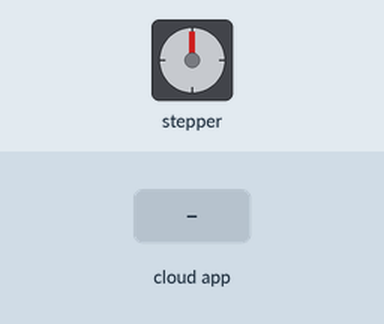
This sketch was run on a simulated Arduino Mega 2560, built with avr-gcc and run on an emulated ATmega2560. Parts: stepper motor. The inputs (shaded band) are chosen by the test bench. The ROS host is connected and sends only what is stated; stepper angles assume 200 steps per turn.

Above: at 1.2 s.
1.3 s: the phone or cloud app sets jointString to 1
At 1.78 s:
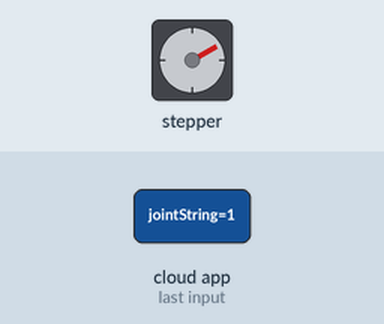
4.3 s: the phone or cloud app sets jointString to 0
At 5.5 s:
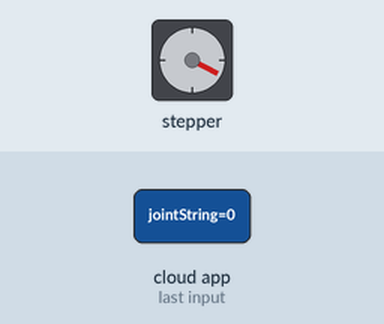
5.8 s: the phone or cloud app sets jointString to 1
At 6.28 s:
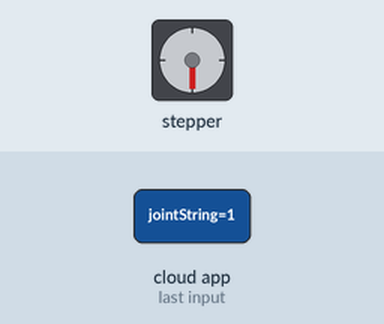
Timing chart, 0 to 17.8 s (numbered marks = the images above; inputs shaded):
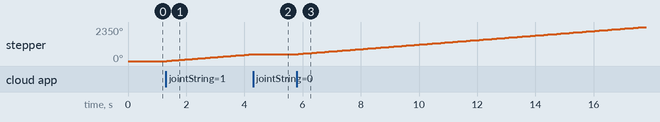

The sketch:

teleop_testing.ino
```cpp
#include <Wire.h>
#include <AccelStepper.h>
#include <ros.h>
#include <std_msgs/String.h>

// |====== ___IMPORTANT___ =====| //
const int totalMotors = 3;
String jointNames[6] = {"Base", "Shoulder Joint", "Elbow Joint", "Lower Wrist Joint", " Upper Wrist Joint", "Suction Joint"};
// |============================| //

//int pose{6} = []


// ----------- Motor Parameter Variables  ----------- //
int dirPin[totalMotors]   = {22,24,42};//,26,28,30,32};
int stepPin[totalMotors]  = {23,25,43};//,27,29,31,33};
int stepSize[totalMotors] = {70,70,70};//,100,10,10,10};
int motorInterfaceType = 1;
int maxSpeed = 3000;
int maxAccel = 600;

AccelStepper stepper[totalMotors] = {

    AccelStepper(motorInterfaceType, stepPin[0], dirPin[0])
  , AccelStepper(motorInterfaceType, stepPin[1], dirPin[1])
  , AccelStepper(motorInterfaceType, stepPin[2], dirPin[2])
//  , AccelStepper(motorInterfaceType, stepPin[3], dirPin[3])
//  , AccelStepper(motorInterfaceType, stepPin[4], dirPin[4])
//  , AccelStepper(motorInterfaceType, stepPin[5], dirPin[5])

};

// ----------- Limit Switch/Homing Parameter Variables  ----------- //
// int limitSwitch[totalMotors] = {13};
// int homeDir[totalMotors] = {1}; // -1 -> Left ; 1 -> Right
// int homeAngle = 10;
// int errorCorrectionAngle = 10;

// ----------- Magnetic Sensor Variables ----------- //
// word highbyte;
// int quadrantNumber, previousquadrantNumber;
// int flag = 1;
// int rawAngle;
// int magnetStatus = 0;
// int lowbyte;
// float degAngle;
// float numberofTurns = 0;
// float correctedAngle = 0;
// float startAngle = 0;
// float totalAngle = 0;
// float previoustotalAngle = 0;

// ----------- Error Connection Variables  ----------- //
// int motorToDiscRotation = {6840};         // how many times a motor will rotate to rotate disc full 360 degree
// int discPerRotation[totalMotors] = {360}; // Encoder Value to rotate disc 1 degree
 int actualValue[totalMotors] = {0};             // -_ provide in degree
 int desireValue[6] = {0,0,0,0,0,0};     // -
// int errorTolerance = 3;                   // encoder value


// ----------- ROS Setup  ----------- //
int curntMotor = 0;

ros::NodeHandle nh;
std_msgs::String str_msg, msg;


void subCallback(const std_msgs::String &msg)
{

  String data = msg.data;
  int msg_data = data.length();
  curntMotor = 0 ;

  for (int msg_length = 0; msg_length < 11; msg_length++)
  {
//    String ran = String(data[msg_length]);
//    char my_string[50];
//    ran.toCharArray(my_string, 50);

    if (msg.data[msg_length] == ',')
    {
       // do nothing
       nh.loginfo("comma");
    }

    else
    {
//      desireValue[curntMotor] = my_string-'0' ;
      if (msg.data[msg_length] == '0') {desireValue[curntMotor]= 0;}
      if (msg.data[msg_length] == '1') {desireValue[curntMotor]= 1;}
      if (msg.data[msg_length] == '2') {desireValue[curntMotor]= -1;}

      nh.loginfo("value");

      curntMotor++;
    }

  }
}

ros::Subscriber<std_msgs::String> sub("jointString", &subCallback );


void setup()
{

  nh.initNode();
  nh.subscribe(sub);
  // ----------- Magnetic Sensor  Parameter Setup ----------- //
  Wire.begin();
  Wire.setClock(800000L);


//  Serial.println("---- Encoder Configuration Starting ---- ");
//  for (int curntMotor = 0; curntMotor < totalMotors; curntMotor++)
//  {
//    Serial.print(jointNames[curntMotor]);
//    Serial.print(" - Encoder : checkMagnentPresence");
//    checkMagnetPresence();
//    Serial.println(" - Done ");
//  }

  // ----------- Motor Parameter Setup ----------- //
  for (int curntMotor = 0; curntMotor < totalMotors; curntMotor++)
  {
    stepper[curntMotor].setMaxSpeed(maxSpeed);
    stepper[curntMotor].setAcceleration(maxAccel);
  }

  // ----------- Homing  ----------- //

  // syncBot() ;
//  ReadRawAngle();
//  startAngle = degAngle;
}

void loop()
{

//  ReadRawAngle();
//  correctAngle();
//  checkQuadrant();
//  actualValue[0] = totalAngle;
//  int error = (actualValue[0]) - (desireValue[0]);
//  Serial.println("--------------------------");
//  Serial.print("Current Encoder Value : ");
//  Serial.println(actualValue[0]);
//  Serial.print("Desired Encoder Value :");
//  Serial.println(desireValue[0]);
//  Serial.print("Error : ");
//  Serial.println(error);
//  Serial.println("--------------------------");
 for (int curntMotor = 0 ; curntMotor<totalMotors; curntMotor++){
  if (desireValue[curntMotor] == 1 ){ //clockwise

      long targetPosition = stepper[curntMotor].currentPosition() + stepsForDegrees(stepSize[curntMotor]) ;
      stepper[curntMotor].moveTo(targetPosition);
      stepper[curntMotor].runToPosition();
//      desireValue[curntMotor] = 0 ;
      nh.spinOnce();
  }
    if (desireValue[curntMotor] == 0 ){  //halt

      long targetPosition = stepper[curntMotor].currentPosition() + stepsForDegrees(0) ;
      stepper[curntMotor].moveTo(targetPosition);
      stepper[curntMotor].runToPosition();
//      desireValue[curntMotor] = 0 ;
      nh.spinOnce();
  }
    if (desireValue[curntMotor] == -1 ){  //anti-clockwise

      long targetPosition = stepper[curntMotor].currentPosition() + stepsForDegrees(stepSize[curntMotor]*-1) ;
      stepper[curntMotor].moveTo(targetPosition);
      stepper[curntMotor].runToPosition();
//      desireValue[curntMotor] = 0 ;
      nh.spinOnce();
  }
 }

//  if (abs(error) >= 3)
//  {
//      nh.loginfo("reaaching here");
////    int dir = error / abs(error);
//    long targetPosition = stepper[0].currentPosition() + stepsForDegrees(1) ;
//    //   stepper[0].setDirection(e rror/abs(error)) ;
//    stepper[0].moveTo(targetPosition);
//    stepper[0].runToPosition();
//    nh.spinOnce();

//  }


  nh.spinOnce();
}

//void moveMotor(int curntMotor, int moveAngle)
//{
//
//  long targetPosition = stepper[curntMotor].currentPosition() + stepsForDegrees(moveAngle);
//  stepper[curntMotor].moveTo(targetPosition);
//  stepper[curntMotor].runToPosition();
//}
//
long stepsForDegrees(float degrees)
{
  float stepsPerRevolution = 200.0;
  float degreesPerStep = 360.0 / stepsPerRevolution;
  return degrees / degreesPerStep;
}
//
//void syncBot()
//{
//  Serial.println("---- Starting Homing ---- ");
//  for (int curntMotor = 0; curntMotor < totalMotors; curntMotor++)
//  {
//    Serial.print(jointNames[curntMotor]);
//    Serial.print(" - Motor : homing");
//    while (!digitalRead(7))
//      moveMotor(0, homeAngle);
//    Serial.println(" - Done ");
//  }
//}
//
//void correctAngle()
//{
//  correctedAngle = degAngle - startAngle;
//  if (correctedAngle < 0)
//  {
//    correctedAngle = correctedAngle + 360;
//  }
//  else
//  {
//    // do nothing
//  }
//}
//
//void ReadRawAngle()
//{
//  // 7:0 - bits
//  Wire.beginTransmission(0x36); // connect to the sensor
//  Wire.write(0x0D);             // figure 21 - register map: Raw angle (7:0)
//  Wire.endTransmission();       // end transmission
//  Wire.requestFrom(0x36, 1);    // request from the sensor
//
//  while (Wire.available() == 0)
//    ;                    // wait until it becomes available
//  lowbyte = Wire.read(); // Reading the data after the request
//
//  // 11:8 - 4 bits
//  Wire.beginTransmission(0x36);
//  Wire.write(0x0C); // figure 21 - register map: Raw angle (11:8)
//  Wire.endTransmission();
//  Wire.requestFrom(0x36, 1);
//
//  while (Wire.available() == 0)
//    ;
//  highbyte = Wire.read();
//
//  // 4 bits have to be shifted to its proper place as we want to build a 12-bit number
//  highbyte = highbyte << 8; // shifting to left
//  // What is happening here is the following: The variable is being shifted by 8 bits to the left:
//  // Initial value: 00000000|00001111 (word = 16 bits or 2 bytes)
//  // Left shifting by eight bits: 00001111|00000000 so, the high byte is filled in
//
//  // Finally, we combine (bitwise OR) the two numbers:
//  // High: 00001111|00000000
//  // Low:  00000000|00001111
//  //       -----------------
//  // H|L:  00001111|00001111
//  rawAngle = highbyte | lowbyte; // int is 16 bits (as well as the word)
//
//  // We need to calculate the angle:
//  // 12 bit -> 4096 different levels: 360° is divided into 4096 equal parts:
//  // 360/4096 = 0.087890625
//  // Multiply the output of the encoder with 0.087890625
//  degAngle = rawAngle * 0.087890625;
//
//  // Serial.print("Deg angle: ");
//  // Serial.println(degAngle, 2); //absolute position of the encoder within the 0-360 circle
//}
//
//void checkQuadrant()
//{
//  if (correctedAngle >= 0 && correctedAngle <= 90)
//  {
//    quadrantNumber = 1;
//  }
//  if (correctedAngle > 90 && correctedAngle <= 180)
//  {
//    quadrantNumber = 2;
//  }
//  if (correctedAngle > 180 && correctedAngle <= 270)
//  {
//    quadrantNumber = 3;
//  }
//  if (correctedAngle > 270 && correctedAngle < 360)
//  {
//    quadrantNumber = 4;
//  }
//
//  if (quadrantNumber != previousquadrantNumber)
//  {
//    if (quadrantNumber == 1 && previousquadrantNumber == 4)
//    {
//      numberofTurns++;
//    }
//
//    if (quadrantNumber == 4 && previousquadrantNumber == 1)
//    {
//      numberofTurns--;
//    }
//
//    previousquadrantNumber = quadrantNumber;
//  }
//  totalAngle = (numberofTurns * 360) + correctedAngle;
//}
//
//void checkMagnetPresence()
//{
//
//  while ((magnetStatus & 32) != 32)
//  {
//    magnetStatus = 0;
//
//    Wire.beginTransmission(0x36);
//    Wire.write(0x0B);
//    Wire.endTransmission();
//    Wire.requestFrom(0x36, 1);
//
//    while (Wire.available() == 0)
//      ;
//    magnetStatus = Wire.read();
//  }
//}
```

Measured:
- after the input at 1.3 s, stepper: keeps turning clockwise at about 160°/s, starting at once
- after the input at 4.3 s, stepper: goes on until 4.3 s, then stays 478°
- after the input at 5.8 s, stepper: keeps turning clockwise at about 156°/s, starting at once
